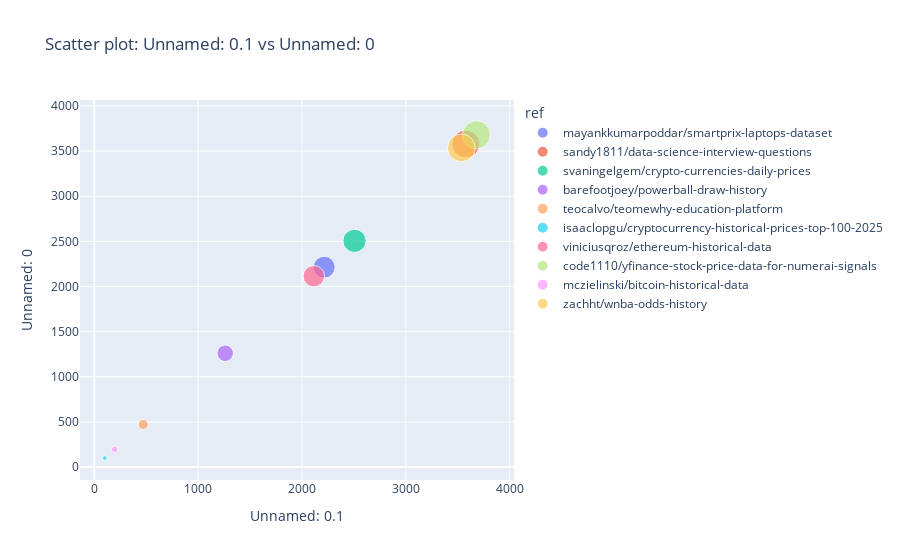
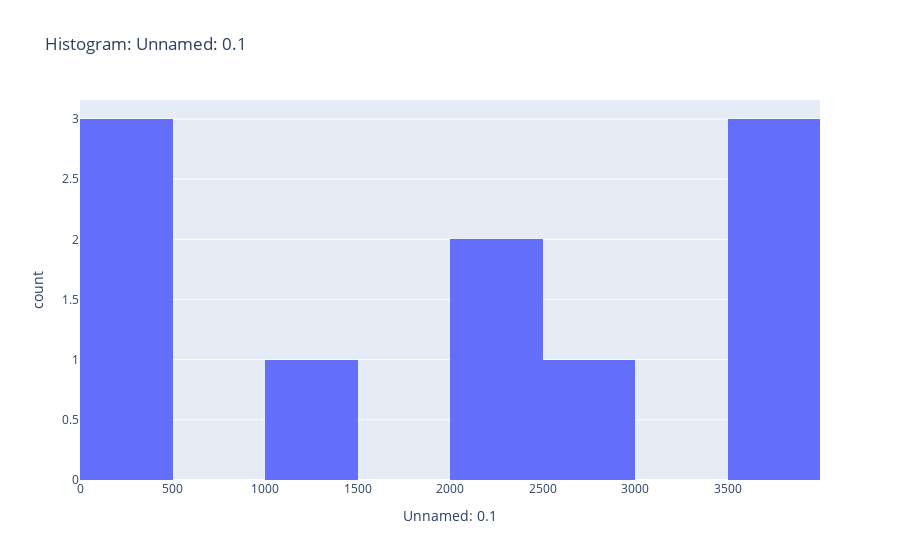
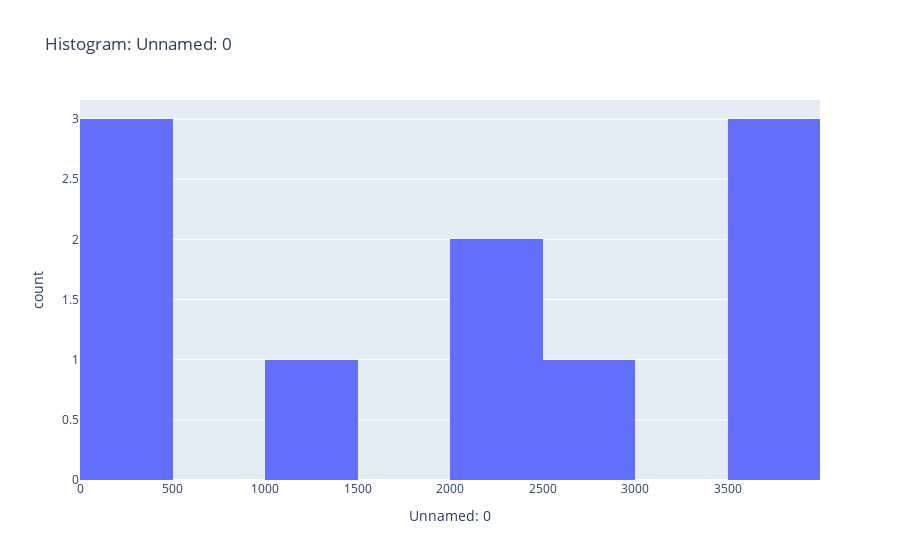
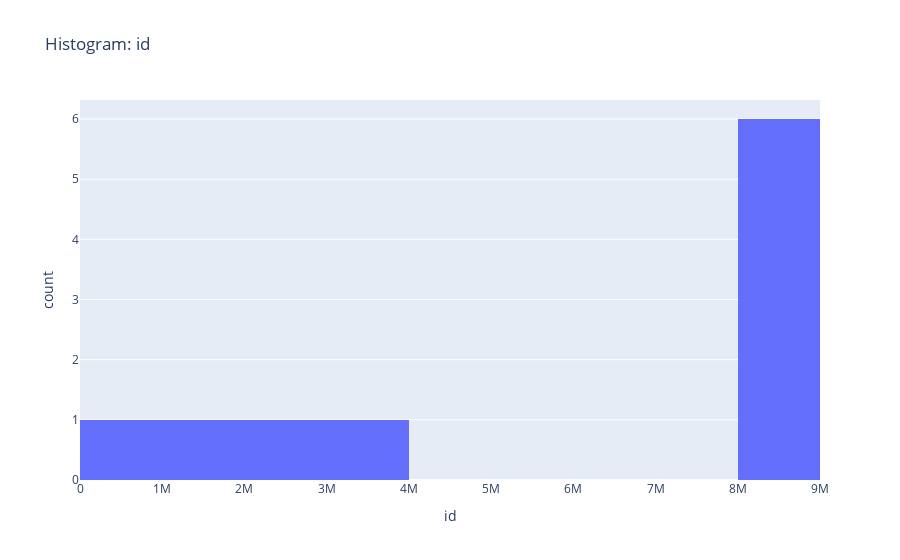

Notebook source saved alongside these figures, in order:
### Code cell
import pandas as pd
from sqlalchemy import create_engine
import plotly.express as px

# -----------------------------
# 1️⃣ SQL Server ulanish
# -----------------------------
server = r'.\SQLEXPRESS'
database = 'Keggle_Database'
driver = 'ODBC Driver 17 for SQL Server'

engine = create_engine(
    f"mssql+pyodbc://{server}/{database}?driver={driver}&trusted_connection=yes"
)

# -----------------------------
# 2️⃣ Eng yangi 10 datasetni olish
# -----------------------------
query = """
SELECT TOP 10 *
FROM dbo.Keggle_Dataset
ORDER BY lastupdated DESC
"""
df_latest = pd.read_sql(query, con=engine)
print("✅ Eng yangi 10 dataset o'qildi:")
print(df_latest)

# -----------------------------
# 3️⃣ Numeric ustunlarni aniqlash
# -----------------------------
numeric_cols = df_latest.select_dtypes(include='number').columns.tolist()
print(f"Numeric ustunlar: {numeric_cols}")

# -----------------------------
# 4️⃣ Scatter plot (birinchi 2 numeric ustun)
# -----------------------------
if len(numeric_cols) >= 2:
    fig_scatter = px.scatter(df_latest,
                             x=numeric_cols[0],
                             y=numeric_cols[1],
                             size=numeric_cols[0],  # marker o'lchami
                             color=df_latest.select_dtypes(include='object').columns[0] if len(df_latest.select_dtypes(include='object').columns) > 0 else None,
                             hover_data=df_latest.columns,
                             title=f"Scatter plot: {numeric_cols[0]} vs {numeric_cols[1]}")
    fig_scatter.show()

# -----------------------------
# 5️⃣ Histogram barcha numeric ustunlar uchun
# -----------------------------
for col in numeric_cols:
    fig_hist = px.histogram(df_latest,
                            x=col,
                            nbins=10,
                            title=f"Histogram: {col}")
    fig_hist.show()

# -----------------------------
# 6️⃣ Bar chart categorical ustunlar uchun
# -----------------------------
categorical_cols = df_latest.select_dtypes(include='object').columns.tolist()
for cat_col in categorical_cols:
    # Numeric ustunlardan birini bar chart uchun ishlatamiz (masalan birinchi)
    if numeric_cols:
        fig_bar = px.bar(df_latest,
                         x=cat_col,
                         y=numeric_cols[0],
                         color=cat_col,
                         title=f"Bar chart: {numeric_cols[0]} by {cat_col}")
        fig_bar.show()

### Figure 1 — Plotly figure (JSON) as saved in the notebook; plotly's stock layout.template omitted (floating-point values rounded to 4 significant figures)
{"data": [{"customdata": [[8280018, "mayankkumarpoddar/smartprix-laptops-dataset", "Laptops Dataset | Smartprix | Uncleaned | Data Cleaning | Feature Engineering", "Mayank", "mayankkumarpoddar", 1688518, "https://www.kaggle.com/datasets/mayankkumarpoddar/smartprix-laptops-dataset", "2025-11-11 05:20:58.433", 29, "Mayank", "mayankkumarpoddar", "Raw & Uncleaned Laptops Dataset from Smartprix", 195, "[{\"ref\": \"science and technology\", \"name\": \"science and technology\", \"description\": \"\", \"fullPath\": \"subject > science and technology\", \"competitionCount\": 11, \"datasetCount\": 4485, \"scriptCount\": 1595, \"totalCount\": 6091}, {\"ref\": \"intermediate\", \"name\": \"intermediate\", \"description\": \"\", \"fullPath\": \"audience > intermediate\", \"competitionCount\": 86, \"datasetCount\": 5572, \"scriptCount\": 6305, \"totalCount\": 11963}, {\"ref\": \"advanced\", \"name\": \"advanced\", \"description\": \"\", \"fullPath\": \"audience > advanced\", \"competitionCount\": 20, \"datasetCount\": 1980, \"scriptCount\": 2446, \"totalCount\": 4446}, {\"ref\": \"data cleaning\", \"name\": \"data cleaning\", \"description\": \"\", \"fullPath\": \"analysis > data cleaning\", \"competitionCount\": 34, \"datasetCount\": 4716, \"scriptCount\": 14786, \"totalCount\": 19536}, {\"ref\": \"tabular\", \"name\": \"tabular\", \"description\": \"\", \"fullPath\": \"data type > tabular\", \"competitionCount\": 14692, \"datasetCount\": 13500, \"scriptCount\": 7581, \"totalCount\": 35773}]"]], "hovertemplate": "ref=%{customdata[1]}<br>Unnamed: 0.1=%{marker.size}<br>Unnamed: 0=%{y}<br>id=%{customdata[0]}<br>subtitle=%{customdata[2]}<br>creatorname=%{customdata[3]}<br>creatorurl=%{customdata[4]}<br>totalbytes=%{customdata[5]}<br>url=%{customdata[6]}<br>lastupdated=%{customdata[7]}<br>downloadcount=%{customdata[8]}<br>ownername=%{customdata[9]}<br>ownerref=%{customdata[10]}<br>title=%{customdata[11]}<br>viewcount=%{customdata[12]}<br>tags=%{customdata[13]}<extra></extra>", "legendgroup": "mayankkumarpoddar/smartprix-laptops-dataset", "marker": {"color": "#636efa", "size": [2214], "sizemode": "area", "sizeref": 9.2, "symbol": "circle"}, "mode": "markers", "name": "mayankkumarpoddar/smartprix-laptops-dataset", "orientation": "v", "showlegend": true, "type": "scatter", "x": [2214], "xaxis": "x", "y": [2214], "yaxis": "y"}, {"customdata": [[2448797, "sandy1811/data-science-interview-questions", "Questions asked by - FAANG/Fortune 500/Top Product Companies in last 4-5 years", "Sandeep Singh", "sandy1811", 1083463, "https://www.kaggle.com/datasets/sandy1811/data-science-interview-questions", "2025-11-11 05:04:55.830", 4031, "Sandeep Singh", "sandy1811", "Data Science Interview Questions", 24908, "[{\"ref\": \"employment\", \"name\": \"employment\", \"description\": \"Where does it pay to attend college? What impacts employee satisfaction and what makes them quit their jobs? Explore these questions and others in kernels and datasets with this tag.\", \"fullPath\": \"subject > people and society > jobs and career > employment\", \"competitionCount\": 1, \"datasetCount\": 751, \"scriptCount\": 268, \"totalCount\": 1020}, {\"ref\": \"computer science\", \"name\": \"computer science\", \"description\": \"There is one thing we can say for sure about computer science: Computer science leads to more computer games which leads to better GPUs which leads to smarter AI.\", \"fullPath\": \"subject > science and technology > computer science\", \"competitionCount\": 16, \"datasetCount\": 57903, \"scriptCount\": 772, \"totalCount\": 58691}, {\"ref\": \"nlp\", \"name\": \"nlp\", \"description\": \"Natural Language Processing gives a computer program the ability to extract meaning human language. Applications include sentiment analysis, translation, and speech recognition.\", \"fullPath\": \"analysis > nlp\", \"competitionCount\": 118, \"datasetCount\": 5235, \"scriptCount\": 9195, \"totalCount\": 14548}, {\"ref\": \"computer vision\", \"name\": \"computer vision\", \"description\": \"Teaching a machine to interpret real-world images and videos. Applications include detecting objects, capturing motion, and restoring images.\", \"fullPath\": \"technique > computer vision\", \"competitionCount\": 116, \"datasetCount\": 5590, \"scriptCount\": 5751, \"totalCount\": 11457}, {\"ref\": \"deep learning\", \"name\": \"deep learning\", \"description\": \"\", \"fullPath\": \"technique > deep learning\", \"competitionCount\": 77, \"datasetCount\": 4751, \"scriptCount\": 17995, \"totalCount\": 22823}]"]], "hovertemplate": "ref=%{customdata[1]}<br>Unnamed: 0.1=%{marker.size}<br>Unnamed: 0=%{y}<br>id=%{customdata[0]}<br>subtitle=%{customdata[2]}<br>creatorname=%{customdata[3]}<br>creatorurl=%{customdata[4]}<br>totalbytes=%{customdata[5]}<br>url=%{customdata[6]}<br>lastupdated=%{customdata[7]}<br>downloadcount=%{customdata[8]}<br>ownername=%{customdata[9]}<br>ownerref=%{customdata[10]}<br>title=%{customdata[11]}<br>viewcount=%{customdata[12]}<br>tags=%{customdata[13]}<extra></extra>", "legendgroup": "sandy1811/data-science-interview-questions", "marker": {"color": "#EF553B", "size": [3578], "sizemode": "area", "sizeref": 9.2, "symbol": "circle"}, "mode": "markers", "name": "sandy1811/data-science-interview-questions", "orientation": "v", "showlegend": true, "type": "scatter", "x": [3578], "xaxis": "x", "y": [3578], "yaxis": "y"}, {"customdata": [[3010373, "svaningelgem/crypto-currencies-daily-prices", "103 crypto currencies with daily data from 2010-07-17 till 2025-11-10.", "Steven Van Ingelgem", "svaningelgem", 3180016, "https://www.kaggle.com/datasets/svaningelgem/crypto-currencies-daily-prices", "2025-11-11 04:47:00.337", 8361, "Steven Van Ingelgem", "svaningelgem", "Crypto currencies daily prices", 27291, "[{\"ref\": \"business\", \"name\": \"business\", \"description\": \"Businesses are organizational entities that drive economic activity. Explore the inner workings of things like HR practices, product sales, and customer happiness in these competitions, kernels, and datasets.\", \"fullPath\": \"subject > people and society > business\", \"competitionCount\": 42, \"datasetCount\": 114356, \"scriptCount\": 25662, \"totalCount\": 140060}, {\"ref\": \"finance\", \"name\": \"finance\", \"description\": \"The finance tag covers datasets and kernels about money and investing. If you need to test some new cryptocurrency investment strategies or ward off those pesky credit card fraud enthusiasts, then you've come to the right place.\", \"fullPath\": \"subject > people and society > business > finance\", \"competitionCount\": 106, \"datasetCount\": 13005, \"scriptCount\": 4643, \"totalCount\": 17754}, {\"ref\": \"banking\", \"name\": \"banking\", \"description\": \"Banks keep the financial system interesting by failing en masse every couple of generations.\", \"fullPath\": \"subject > people and society > business > finance > banking\", \"competitionCount\": 541, \"datasetCount\": 5646, \"scriptCount\": 1367, \"totalCount\": 7554}, {\"ref\": \"investing\", \"name\": \"investing\", \"description\": \"\", \"fullPath\": \"subject > people and society > business > finance > investing\", \"competitionCount\": 4, \"datasetCount\": 12152, \"scriptCount\": 18564, \"totalCount\": 30720}, {\"ref\": \"currencies and foreign exchange\", \"name\": \"currencies and foreign exchange\", \"description\": \"\", \"fullPath\": \"subject > people and society > business > finance > currencies and foreign exchange\", \"competitionCount\": 3, \"datasetCount\": 7013, \"scriptCount\": 2007, \"totalCount\": 9023}]"]], "hovertemplate": "ref=%{customdata[1]}<br>Unnamed: 0.1=%{marker.size}<br>Unnamed: 0=%{y}<br>id=%{customdata[0]}<br>subtitle=%{customdata[2]}<br>creatorname=%{customdata[3]}<br>creatorurl=%{customdata[4]}<br>totalbytes=%{customdata[5]}<br>url=%{customdata[6]}<br>lastupdated=%{customdata[7]}<br>downloadcount=%{customdata[8]}<br>ownername=%{customdata[9]}<br>ownerref=%{customdata[10]}<br>title=%{customdata[11]}<br>viewcount=%{customdata[12]}<br>tags=%{customdata[13]}<extra></extra>", "legendgroup": "svaningelgem/crypto-currencies-daily-prices", "marker": {"color": "#00cc96", "size": [2506], "sizemode": "area", "sizeref": 9.2, "symbol": "circle"}, "mode": "markers", "name": "svaningelgem/crypto-currencies-daily-prices", "orientation": "v", "showlegend": true, "type": "scatter", "x": [2506], "xaxis": "x", "y": [2506], "yaxis": "y"}, {"customdata": [[8360275, "barefootjoey/powerball-draw-history", "?Comprehensive & up-to-date USA Powerball dataset & notebooks (?? Automated)", "BarefootJoey??", "barefootjoey", 34971, "https://www.kaggle.com/datasets/barefootjoey/powerball-draw-history", "2025-11-11 04:37:58.160", 40, "BarefootJoey??", "barefootjoey", "?? Realtime Powerball Lottery History (1992 – Now)", 564, "[{\"ref\": \"united states\", \"name\": \"united states\", \"description\": \"The top datasets and kernels in this tag are about mass shootings, AirBnB, homelessness, and witchcraft. That about sums it up.\", \"fullPath\": \"geography and places > north america > united states\", \"competitionCount\": 2, \"datasetCount\": 2728, \"scriptCount\": 693, \"totalCount\": 3423}, {\"ref\": \"time series analysis\", \"name\": \"time series analysis\", \"description\": \"\", \"fullPath\": \"technique > time series analysis\", \"competitionCount\": 711, \"datasetCount\": 3113, \"scriptCount\": 3964, \"totalCount\": 7788}, {\"ref\": \"statistical analysis\", \"name\": \"statistical analysis\", \"description\": \"\", \"fullPath\": \"analysis > statistical analysis\", \"competitionCount\": 6, \"datasetCount\": 1089, \"scriptCount\": 3149, \"totalCount\": 4244}, {\"ref\": \"tabular\", \"name\": \"tabular\", \"description\": \"\", \"fullPath\": \"data type > tabular\", \"competitionCount\": 14692, \"datasetCount\": 13500, \"scriptCount\": 7581, \"totalCount\": 35773}, {\"ref\": \"gambling\", \"name\": \"gambling\", \"description\": \"\", \"fullPath\": \"subject > culture and humanities > games > gambling\", \"competitionCount\": 1, \"datasetCount\": 1000, \"scriptCount\": 178, \"totalCount\": 1179}]"]], "hovertemplate": "ref=%{customdata[1]}<br>Unnamed: 0.1=%{marker.size}<br>Unnamed: 0=%{y}<br>id=%{customdata[0]}<br>subtitle=%{customdata[2]}<br>creatorname=%{customdata[3]}<br>creatorurl=%{customdata[4]}<br>totalbytes=%{customdata[5]}<br>url=%{customdata[6]}<br>lastupdated=%{customdata[7]}<br>downloadcount=%{customdata[8]}<br>ownername=%{customdata[9]}<br>ownerref=%{customdata[10]}<br>title=%{customdata[11]}<br>viewcount=%{customdata[12]}<br>tags=%{customdata[13]}<extra></extra>", "legendgroup": "barefootjoey/powerball-draw-history", "marker": {"color": "#ab63fa", "size": [1261], "sizemode": "area", "sizeref": 9.2, "symbol": "circle"}, "mode": "markers", "name": "barefootjoey/powerball-draw-history", "orientation": "v", "showlegend": true, "type": "scatter", "x": [1261], "xaxis": "x", "y": [1261], "yaxis": "y"}, {"customdata": [[8275485, "teocalvo/teomewhy-education-platform", "Dados reais da plataforma de cursos abertos do Téo Me Why", "Teo Calvo", "teocalvo", 1687982, "https://www.kaggle.com/datasets/teocalvo/teomewhy-education-platform", "2025-11-11 02:44:27.463", 667, "Teo Calvo", "teocalvo", "TeoMeWhy Education Platform", 2616, "[{\"ref\": \"brazil\", \"name\": \"brazil\", \"description\": \"You don't have to visit Brazil to learn about their politics, soccer, and brush with Zika. This tag covers all the things you might be interested in about Brazil.\", \"fullPath\": \"geography and places > south america > brazil\", \"competitionCount\": 3, \"datasetCount\": 801, \"scriptCount\": 290, \"totalCount\": 1094}, {\"ref\": \"education\", \"name\": \"education\", \"description\": \"Education datasets and kernels relate to statistics on student performance, university rankings, and answers for all your homework questions.\", \"fullPath\": \"subject > people and society > education\", \"competitionCount\": 60, \"datasetCount\": 35754, \"scriptCount\": 15136, \"totalCount\": 50950}, {\"ref\": \"intermediate\", \"name\": \"intermediate\", \"description\": \"\", \"fullPath\": \"audience > intermediate\", \"competitionCount\": 86, \"datasetCount\": 5572, \"scriptCount\": 6305, \"totalCount\": 11963}, {\"ref\": \"tabular\", \"name\": \"tabular\", \"description\": \"\", \"fullPath\": \"data type > tabular\", \"competitionCount\": 14692, \"datasetCount\": 13500, \"scriptCount\": 7581, \"totalCount\": 35773}]"]], "hovertemplate": "ref=%{customdata[1]}<br>Unnamed: 0.1=%{marker.size}<br>Unnamed: 0=%{y}<br>id=%{customdata[0]}<br>subtitle=%{customdata[2]}<br>creatorname=%{customdata[3]}<br>creatorurl=%{customdata[4]}<br>totalbytes=%{customdata[5]}<br>url=%{customdata[6]}<br>lastupdated=%{customdata[7]}<br>downloadcount=%{customdata[8]}<br>ownername=%{customdata[9]}<br>ownerref=%{customdata[10]}<br>title=%{customdata[11]}<br>viewcount=%{customdata[12]}<br>tags=%{customdata[13]}<extra></extra>", "legendgroup": "teocalvo/teomewhy-education-platform", "marker": {"color": "#FFA15A", "size": [472], "sizemode": "area", "sizeref": 9.2, "symbol": "circle"}, "mode": "markers", "name": "teocalvo/teomewhy-education-platform", "orientation": "v", "showlegend": true, "type": "scatter", "x": [472], "xaxis": "x", "y": [472], "yaxis": "y"}, {"customdata": [[8294796, "isaaclopgu/cryptocurrency-historical-prices-top-100-2025", "Daily OHLCV data for top 250 cryptocurrencies", "The Hidden Layer", "isaaclopgu", 13353342, "https://www.kaggle.com/datasets/isaaclopgu/cryptocurrency-historical-prices-top-100-2025", "2025-11-11 02:21:35.747", 1216, "The Hidden Layer", "isaaclopgu", "Cryptocurrency Prices (Top 200+) - Daily Updated", 5661, "[{\"ref\": \"business\", \"name\": \"business\", \"description\": \"Businesses are organizational entities that drive economic activity. Explore the inner workings of things like HR practices, product sales, and customer happiness in these competitions, kernels, and datasets.\", \"fullPath\": \"subject > people and society > business\", \"competitionCount\": 42, \"datasetCount\": 114356, \"scriptCount\": 25662, \"totalCount\": 140060}, {\"ref\": \"finance\", \"name\": \"finance\", \"description\": \"The finance tag covers datasets and kernels about money and investing. If you need to test some new cryptocurrency investment strategies or ward off those pesky credit card fraud enthusiasts, then you've come to the right place.\", \"fullPath\": \"subject > people and society > business > finance\", \"competitionCount\": 106, \"datasetCount\": 13005, \"scriptCount\": 4643, \"totalCount\": 17754}, {\"ref\": \"time series analysis\", \"name\": \"time series analysis\", \"description\": \"\", \"fullPath\": \"technique > time series analysis\", \"competitionCount\": 711, \"datasetCount\": 3113, \"scriptCount\": 3963, \"totalCount\": 7787}, {\"ref\": \"investing\", \"name\": \"investing\", \"description\": \"\", \"fullPath\": \"subject > people and society > business > finance > investing\", \"competitionCount\": 4, \"datasetCount\": 12152, \"scriptCount\": 18564, \"totalCount\": 30720}, {\"ref\": \"currencies and foreign exchange\", \"name\": \"currencies and foreign exchange\", \"description\": \"\", \"fullPath\": \"subject > people and society > business > finance > currencies and foreign exchange\", \"competitionCount\": 3, \"datasetCount\": 7013, \"scriptCount\": 2007, \"totalCount\": 9023}]"]], "hovertemplate": "ref=%{customdata[1]}<br>Unnamed: 0.1=%{marker.size}<br>Unnamed: 0=%{y}<br>id=%{customdata[0]}<br>subtitle=%{customdata[2]}<br>creatorname=%{customdata[3]}<br>creatorurl=%{customdata[4]}<br>totalbytes=%{customdata[5]}<br>url=%{customdata[6]}<br>lastupdated=%{customdata[7]}<br>downloadcount=%{customdata[8]}<br>ownername=%{customdata[9]}<br>ownerref=%{customdata[10]}<br>title=%{customdata[11]}<br>viewcount=%{customdata[12]}<br>tags=%{customdata[13]}<extra></extra>", "legendgroup": "isaaclopgu/cryptocurrency-historical-prices-top-100-2025", "marker": {"color": "#19d3f3", "size": [101], "sizemode": "area", "sizeref": 9.2, "symbol": "circle"}, "mode": "markers", "name": "isaaclopgu/cryptocurrency-historical-prices-top-100-2025", "orientation": "v", "showlegend": true, "type": "scatter", "x": [101], "xaxis": "x", "y": [101], "yaxis": "y"}, {"customdata": [[8126455, "viniciusqroz/ethereum-historical-data", "Ethereum daily updated 1-min data. From 2017-08 to today.", "Vinicius Queiroz", "viniciusqroz", 57456832, "https://www.kaggle.com/datasets/viniciusqroz/ethereum-historical-data", "2025-11-11 01:12:20.117", 824, "Vinicius Queiroz", "viniciusqroz", "Ethereum Historical Data", 3962, "[{\"ref\": \"business\", \"name\": \"business\", \"description\": \"Businesses are organizational entities that drive economic activity. Explore the inner workings of things like HR practices, product sales, and customer happiness in these competitions, kernels, and datasets.\", \"fullPath\": \"subject > people and society > business\", \"competitionCount\": 42, \"datasetCount\": 114356, \"scriptCount\": 25662, \"totalCount\": 140060}, {\"ref\": \"finance\", \"name\": \"finance\", \"description\": \"The finance tag covers datasets and kernels about money and investing. If you need to test some new cryptocurrency investment strategies or ward off those pesky credit card fraud enthusiasts, then you've come to the right place.\", \"fullPath\": \"subject > people and society > business > finance\", \"competitionCount\": 106, \"datasetCount\": 13005, \"scriptCount\": 4643, \"totalCount\": 17754}, {\"ref\": \"economics\", \"name\": \"economics\", \"description\": \"The economics tag contains resources for analyzing the production, consumption, and transfer of wealth.\", \"fullPath\": \"subject > people and society > social science > economics\", \"competitionCount\": 3, \"datasetCount\": 3990, \"scriptCount\": 869, \"totalCount\": 4862}, {\"ref\": \"investing\", \"name\": \"investing\", \"description\": \"\", \"fullPath\": \"subject > people and society > business > finance > investing\", \"competitionCount\": 4, \"datasetCount\": 12152, \"scriptCount\": 18564, \"totalCount\": 30720}, {\"ref\": \"currencies and foreign exchange\", \"name\": \"currencies and foreign exchange\", \"description\": \"\", \"fullPath\": \"subject > people and society > business > finance > currencies and foreign exchange\", \"competitionCount\": 3, \"datasetCount\": 7013, \"scriptCount\": 2007, \"totalCount\": 9023}]"]], "hovertemplate": "ref=%{customdata[1]}<br>Unnamed: 0.1=%{marker.size}<br>Unnamed: 0=%{y}<br>id=%{customdata[0]}<br>subtitle=%{customdata[2]}<br>creatorname=%{customdata[3]}<br>creatorurl=%{customdata[4]}<br>totalbytes=%{customdata[5]}<br>url=%{customdata[6]}<br>lastupdated=%{customdata[7]}<br>downloadcount=%{customdata[8]}<br>ownername=%{customdata[9]}<br>ownerref=%{customdata[10]}<br>title=%{customdata[11]}<br>viewcount=%{customdata[12]}<br>tags=%{customdata[13]}<extra></extra>", "legendgroup": "viniciusqroz/ethereum-historical-data", "marker": {"color": "#FF6692", "size": [2114], "sizemode": "area", "sizeref": 9.2, "symbol": "circle"}, "mode": "markers", "name": "viniciusqroz/ethereum-historical-data", "orientation": "v", "showlegend": true, "type": "scatter", "x": [2114], "xaxis": "x", "y": [2114], "yaxis": "y"}, {"customdata": [[1333356, "code1110/yfinance-stock-price-data-for-numerai-signals", "Daily Updates of Stock OHLCV (Close, High, Low, Open, Volume)", "katsu1110", "code1110", 457271215, "https://www.kaggle.com/datasets/code1110/yfinance-stock-price-data-for-numerai-signals", "2025-11-11 00:41:07.317", 12714, "katsu1110", "code1110", "YFinance Stock Price Data for Numerai Signals", 30841, "[{\"ref\": \"business\", \"name\": \"business\", \"description\": \"Businesses are organizational entities that drive economic activity. Explore the inner workings of things like HR practices, product sales, and customer happiness in these competitions, kernels, and datasets.\", \"fullPath\": \"subject > people and society > business\", \"competitionCount\": 42, \"datasetCount\": 114356, \"scriptCount\": 25662, \"totalCount\": 140060}, {\"ref\": \"finance\", \"name\": \"finance\", \"description\": \"The finance tag covers datasets and kernels about money and investing. If you need to test some new cryptocurrency investment strategies or ward off those pesky credit card fraud enthusiasts, then you've come to the right place.\", \"fullPath\": \"subject > people and society > business > finance\", \"competitionCount\": 106, \"datasetCount\": 13005, \"scriptCount\": 4643, \"totalCount\": 17754}, {\"ref\": \"tabular\", \"name\": \"tabular\", \"description\": \"\", \"fullPath\": \"data type > tabular\", \"competitionCount\": 14692, \"datasetCount\": 13500, \"scriptCount\": 7581, \"totalCount\": 35773}, {\"ref\": \"investing\", \"name\": \"investing\", \"description\": \"\", \"fullPath\": \"subject > people and society > business > finance > investing\", \"competitionCount\": 4, \"datasetCount\": 12152, \"scriptCount\": 18564, \"totalCount\": 30720}]"]], "hovertemplate": "ref=%{customdata[1]}<br>Unnamed: 0.1=%{marker.size}<br>Unnamed: 0=%{y}<br>id=%{customdata[0]}<br>subtitle=%{customdata[2]}<br>creatorname=%{customdata[3]}<br>creatorurl=%{customdata[4]}<br>totalbytes=%{customdata[5]}<br>url=%{customdata[6]}<br>lastupdated=%{customdata[7]}<br>downloadcount=%{customdata[8]}<br>ownername=%{customdata[9]}<br>ownerref=%{customdata[10]}<br>title=%{customdata[11]}<br>viewcount=%{customdata[12]}<br>tags=%{customdata[13]}<extra></extra>", "legendgroup": "code1110/yfinance-stock-price-data-for-numerai-signals", "marker": {"color": "#B6E880", "size": [3680], "sizemode": "area", "sizeref": 9.2, "symbol": "circle"}, "mode": "markers", "name": "code1110/yfinance-stock-price-data-for-numerai-signals", "orientation": "v", "showlegend": true, "type": "scatter", "x": [3680], "xaxis": "x", "y": [3680], "yaxis": "y"}, {"customdata": [[1346, "mczielinski/bitcoin-historical-data", "Bitcoin data at 1-min intervals from select exchanges, Jan 2012 to Present", "Zielak", "mczielinski", 102611346, "https://www.kaggle.com/datasets/mczielinski/bitcoin-historical-data", "2025-11-11 00:08:09.037", 239724, "Zielak", "mczielinski", "Bitcoin Historical Data", 1651886, "[{\"ref\": \"history\", \"name\": \"history\", \"description\": \"History is generally the study of past events that have shaped the world. Here on Kaggle, you'll find historical records and analyses on topics like Bitcoin data, UFO sightings, and sports tournaments.\", \"fullPath\": \"subject > people and society > social science > history\", \"competitionCount\": 4, \"datasetCount\": 2382, \"scriptCount\": 341, \"totalCount\": 2727}, {\"ref\": \"finance\", \"name\": \"finance\", \"description\": \"The finance tag covers datasets and kernels about money and investing. If you need to test some new cryptocurrency investment strategies or ward off those pesky credit card fraud enthusiasts, then you've come to the right place.\", \"fullPath\": \"subject > people and society > business > finance\", \"competitionCount\": 106, \"datasetCount\": 13005, \"scriptCount\": 4643, \"totalCount\": 17754}, {\"ref\": \"currencies and foreign exchange\", \"name\": \"currencies and foreign exchange\", \"description\": \"\", \"fullPath\": \"subject > people and society > business > finance > currencies and foreign exchange\", \"competitionCount\": 3, \"datasetCount\": 7013, \"scriptCount\": 2007, \"totalCount\": 9023}]"]], "hovertemplate": "ref=%{customdata[1]}<br>Unnamed: 0.1=%{marker.size}<br>Unnamed: 0=%{y}<br>id=%{customdata[0]}<br>subtitle=%{customdata[2]}<br>creatorname=%{customdata[3]}<br>creatorurl=%{customdata[4]}<br>totalbytes=%{customdata[5]}<br>url=%{customdata[6]}<br>lastupdated=%{customdata[7]}<br>downloadcount=%{customdata[8]}<br>ownername=%{customdata[9]}<br>ownerref=%{customdata[10]}<br>title=%{customdata[11]}<br>viewcount=%{customdata[12]}<br>tags=%{customdata[13]}<extra></extra>", "legendgroup": "mczielinski/bitcoin-historical-data", "marker": {"color": "#FF97FF", "size": [197], "sizemode": "area", "sizeref": 9.2, "symbol": "circle"}, "mode": "markers", "name": "mczielinski/bitcoin-historical-data", "orientation": "v", "showlegend": true, "type": "scatter", "x": [197], "xaxis": "x", "y": [197], "yaxis": "y"}, {"customdata": [[8127986, "zachht/wnba-odds-history", "Scrape began 8/24/2025- Scraping is attempted every 7 minutes", "ZachHT", "zachht", 2765133, "https://www.kaggle.com/datasets/zachht/wnba-odds-history", "2025-11-10 23:59:40.137", 11639, "ZachHT", "zachht", "Basketball-odds-history", 318, "[{\"ref\": \"basketball\", \"name\": \"basketball\", \"description\": \"Basketball is one of the world's most popular and widely viewed sports. Analyze Kobe Bryant's shot selections and peruse our annual March Mania competitions.\", \"fullPath\": \"subject > health and fitness > exercise > sports > basketball\", \"competitionCount\": 23, \"datasetCount\": 2488, \"scriptCount\": 685, \"totalCount\": 3196}]"]], "hovertemplate": "ref=%{customdata[1]}<br>Unnamed: 0.1=%{marker.size}<br>Unnamed: 0=%{y}<br>id=%{customdata[0]}<br>subtitle=%{customdata[2]}<br>creatorname=%{customdata[3]}<br>creatorurl=%{customdata[4]}<br>totalbytes=%{customdata[5]}<br>url=%{customdata[6]}<br>lastupdated=%{customdata[7]}<br>downloadcount=%{customdata[8]}<br>ownername=%{customdata[9]}<br>ownerref=%{customdata[10]}<br>title=%{customdata[11]}<br>viewcount=%{customdata[12]}<br>tags=%{customdata[13]}<extra></extra>", "legendgroup": "zachht/wnba-odds-history", "marker": {"color": "#FECB52", "size": [3535], "sizemode": "area", "sizeref": 9.2, "symbol": "circle"}, "mode": "markers", "name": "zachht/wnba-odds-history", "orientation": "v", "showlegend": true, "type": "scatter", "x": [3535], "xaxis": "x", "y": [3535], "yaxis": "y"}], "layout": {"legend": {"itemsizing": "constant", "title": {"text": "ref"}, "tracegroupgap": 0}, "title": {"text": "Scatter plot: Unnamed: 0.1 vs Unnamed: 0"}, "xaxis": {"anchor": "y", "domain": [0, 1], "title": {"text": "Unnamed: 0.1"}}, "yaxis": {"anchor": "x", "domain": [0, 1], "title": {"text": "Unnamed: 0"}}}}

### Figure 2 — Plotly figure (JSON) as saved in the notebook; plotly's stock layout.template omitted (floating-point values rounded to 4 significant figures)
{"data": [{"bingroup": "x", "hovertemplate": "Unnamed: 0.1=%{x}<br>count=%{y}<extra></extra>", "legendgroup": "", "marker": {"color": "#636efa", "pattern": {"shape": ""}}, "name": "", "nbinsx": 10, "orientation": "v", "showlegend": false, "type": "histogram", "x": [2214, 3578, 2506, 1261, 472, 101, 2114, 3680, 197, 3535], "xaxis": "x", "yaxis": "y"}], "layout": {"barmode": "relative", "legend": {"tracegroupgap": 0}, "title": {"text": "Histogram: Unnamed: 0.1"}, "xaxis": {"anchor": "y", "domain": [0, 1], "title": {"text": "Unnamed: 0.1"}}, "yaxis": {"anchor": "x", "domain": [0, 1], "title": {"text": "count"}}}}

### Figure 3 — Plotly figure (JSON) as saved in the notebook; plotly's stock layout.template omitted (floating-point values rounded to 4 significant figures)
{"data": [{"bingroup": "x", "hovertemplate": "Unnamed: 0=%{x}<br>count=%{y}<extra></extra>", "legendgroup": "", "marker": {"color": "#636efa", "pattern": {"shape": ""}}, "name": "", "nbinsx": 10, "orientation": "v", "showlegend": false, "type": "histogram", "x": [2214, 3578, 2506, 1261, 472, 101, 2114, 3680, 197, 3535], "xaxis": "x", "yaxis": "y"}], "layout": {"barmode": "relative", "legend": {"tracegroupgap": 0}, "title": {"text": "Histogram: Unnamed: 0"}, "xaxis": {"anchor": "y", "domain": [0, 1], "title": {"text": "Unnamed: 0"}}, "yaxis": {"anchor": "x", "domain": [0, 1], "title": {"text": "count"}}}}

### Figure 4 — Plotly figure (JSON) as saved in the notebook; plotly's stock layout.template omitted (floating-point values rounded to 4 significant figures)
{"data": [{"bingroup": "x", "hovertemplate": "id=%{x}<br>count=%{y}<extra></extra>", "legendgroup": "", "marker": {"color": "#636efa", "pattern": {"shape": ""}}, "name": "", "nbinsx": 10, "orientation": "v", "showlegend": false, "type": "histogram", "x": [8280018, 2448797, 3010373, 8360275, 8275485, 8294796, 8126455, 1333356, 1346, 8127986], "xaxis": "x", "yaxis": "y"}], "layout": {"barmode": "relative", "legend": {"tracegroupgap": 0}, "title": {"text": "Histogram: id"}, "xaxis": {"anchor": "y", "domain": [0, 1], "title": {"text": "id"}}, "yaxis": {"anchor": "x", "domain": [0, 1], "title": {"text": "count"}}}}
